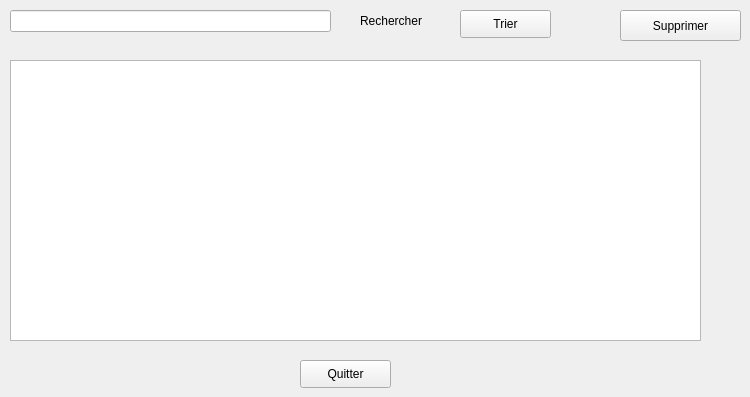
       <widget class="QWidget" name="tab_32">
        <attribute name="title">
         <string>Supprimer commande</string>
        </attribute>
        <widget class="QLineEdit" name="S_rechercher_slim">
         <property name="geometry">
          <rect>
           <x>10</x>
           <y>10</y>
           <width>321</width>
           <height>22</height>
          </rect>
         </property>
        </widget>
        <widget class="QLabel" name="label_18_slim">
         <property name="geometry">
          <rect>
           <x>360</x>
           <y>10</y>
           <width>71</width>
           <height>21</height>
          </rect>
         </property>
         <property name="text">
          <string>Rechercher</string>
         </property>
        </widget>
        <widget class="QPushButton" name="trier_slim">
         <property name="geometry">
          <rect>
           <x>460</x>
           <y>10</y>
           <width>91</width>
           <height>28</height>
          </rect>
         </property>
         <property name="text">
          <string>Trier</string>
         </property>
        </widget>
        <widget class="QPushButton" name="supprimer_slim">
         <property name="geometry">
          <rect>
           <x>620</x>
           <y>10</y>
           <width>121</width>
           <height>31</height>
          </rect>
         </property>
         <property name="text">
          <string>Supprimer</string>
         </property>
        </widget>
        <widget class="QTableView" name="S_tab_slim">
         <property name="geometry">
          <rect>
           <x>10</x>
           <y>60</y>
           <width>691</width>
           <height>281</height>
          </rect>
         </property>
        </widget>
        <widget class="QPushButton" name="A_quitter5_slim">
         <property name="geometry">
          <rect>
           <x>300</x>
           <y>360</y>
           <width>91</width>
           <height>28</height>
          </rect>
         </property>
         <property name="text">
          <string>Quitter</string>
         </property>
        </widget>
       </widget>
